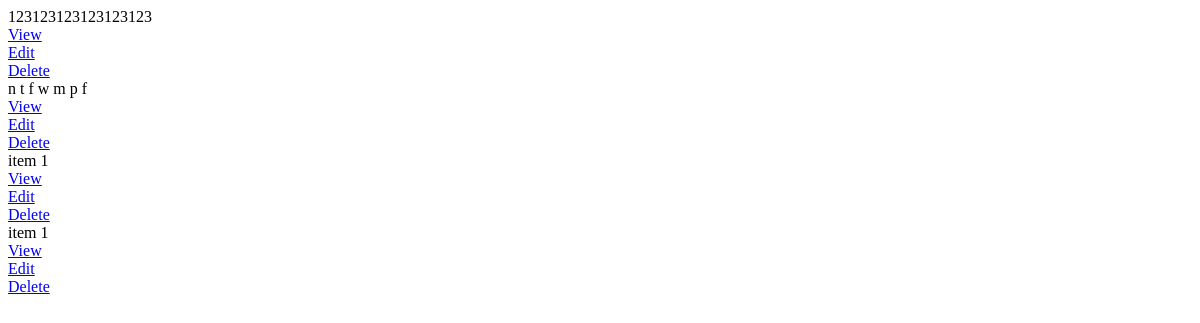
Before: /tasks/ (signed in) with the older database file.
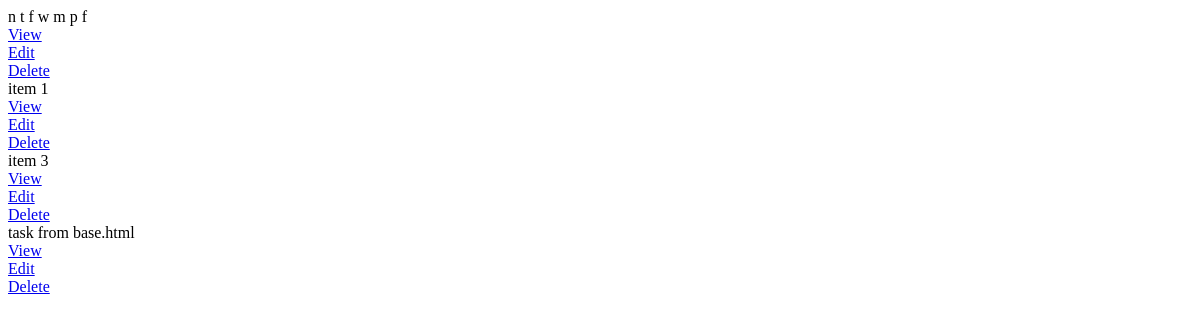
After: the same page with the newer database file.
### todo/models.py (models this page shows, shortened)
class Task(models.Model):
    user = models.ForeignKey(User, on_delete=models.CASCADE, null=True, blank=True)
    title = models.CharField(max_length=40)
    description = models.TextField(null=True, blank=True)
    completed = models.BooleanField(default=False)
    created = models.DateTimeField(auto_now_add=True)
    objects = models.Manager()
    class Meta:
        ordering = ['completed']

### todo/views.py (the view)
# urls.py: path('tasks/', views.TaskList.as_view(), name='tasks'),
class TaskList(ListView):
    model = Task
    context_object_name = 'tasks'
    def get_context_data(self, **kwargs):
        context = super(TaskList, self).get_context_data(**kwargs)
        return get_context(self.request, context)

### todo/views.py (called while the page is built)
def get_context(request, context):
    if context.__contains__('tasks'):
        context['tasks'] = context['tasks'].filter(user=request.user)
    else:
        context.update({'tasks': Task.objects.filter(user=request.user)})
    search_input = request.GET.get('search-area') or ''
    if search_input:
        context['tasks'] = context['tasks'].filter(title__icontains=search_input)
    context['search_input'] = search_input
    context['fast_form'] = TaskFormFast()
    return context

### todo/templates/todo/task_list.html
<div class="task-list">
    {% for task in tasks %}
    <div class="task">
        <div>{{ task.title }}</div>
        <div><a href="{% url 'task' task.id %}">View</a></div>
        <div><a href="{% url 'edit' task.id %}">Edit</a></div>
        <div><a href="{% url 'del' task.id %}">Delete</a></div>
    </div>
    {% empty %}
    <div>empty.</div>
    {% endfor %}
    <div style="background: transparent; color: transparent; user-select: none; width: 70%;">.</div>
</div>

Changed rows visible on the page:
removed Task: title "123123123123123123"
removed Task: title "item 1"
added Task: title "item 3"
added Task: title "task from base.html"
